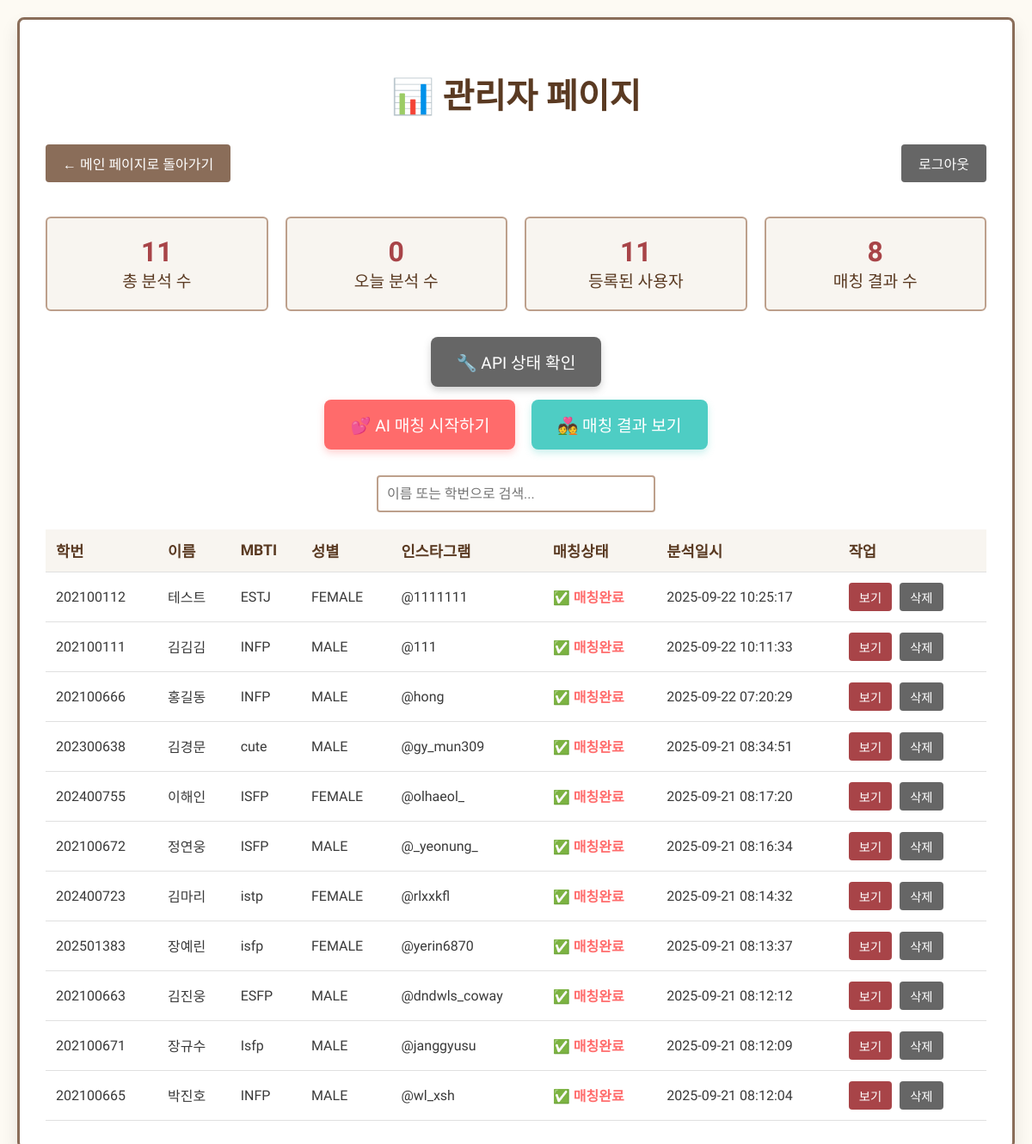
/admin (signed in), run on the app's committed database.
### tables this page shows
CREATE TABLE results (
        id INTEGER PRIMARY KEY AUTOINCREMENT,
        student_id INTEGER NOT NULL,
        name TEXT NOT NULL,
        mbti TEXT NOT NULL,
        instagram_id TEXT NOT NULL,
        saju_result TEXT NOT NULL,
        ai_analysis TEXT NOT NULL,
        created_at TIMESTAMP DEFAULT CURRENT_TIMESTAMP
    , is_matched BOOLEAN DEFAULT FALSE, gender TEXT);

### app.py (the view, shortened to what this page needs)
@app.route('/admin', methods=['GET', 'POST'])
def admin():
    if not session.get('logged_in'):
        return render_template('admin_login.html')
    try:
        conn = sqlite3.connect('saju_results.db')
        cursor = conn.cursor()
        cursor.execute("SELECT id, student_id, name, mbti, instagram_id, gender, saju_result, ai_analysis, is_matched, created_at FROM results ORDER BY created_at DESC")
        results = cursor.fetchall()
        conn.close()
        admin_data = []
        for row in results:
            admin_data.append({
                'id': row[0],
                'student_id': row[1],
                'name': row[2],
                'mbti': row[3],
                'instagram_id': row[4],
                'gender': row[5],
                'saju_result': row[6],
                'ai_analysis': row[7],
                'is_matched': row[8],
                'created_at': row[9]
            })
        return render_template('admin.html', results=admin_data)
    except Exception as e:
        return f"관리자 페이지 로딩 중 오류 발생: {e}"

### templates/admin.html (shortened to what this page needs)
<!DOCTYPE html>
<html lang="ko">
  <head>
  </head>
  <body>
    <div class="admin-container">
      <h1>📊 관리자 페이지</h1>
      <div
        style="
          display: flex;
          justify-content: space-between;
          align-items: center;
          margin-bottom: 20px;
        "
      >
        <a href="/" class="back-btn">← 메인 페이지로 돌아가기</a>
        <a href="/admin/logout" class="back-btn" style="background-color: #666"
          >로그아웃</a
        >
      </div>
      <div class="stats">
        <div class="stat-card">
          <div class="stat-number" id="total-count">{{ results|length }}</div>
          <div class="stat-label">총 분석 수</div>
        </div>
        <div class="stat-card">
          <div class="stat-number" id="today-count">0</div>
          <div class="stat-label">오늘 분석 수</div>
        </div>
        <div class="stat-card">
          <div class="stat-number" id="unique-users">{{ results|length }}</div>
          <div class="stat-label">등록된 사용자</div>
        </div>
        <div class="stat-card">
          <div class="stat-number" id="matches-count">0</div>
          <div class="stat-label">매칭 결과 수</div>
        </div>
      </div>
      <div style="margin: 30px 0; text-align: center">
        <button
          id="api-test-btn"
          style="
            background-color: #666;
            color: white;
            border: none;
            border-radius: 8px;
            padding: 15px 30px;
            font-size: 1.2em;
            font-family: 'Nanum Brush Script', cursive;
            cursor: pointer;
            transition: all 0.3s;
            box-shadow: 0 4px 8px rgba(102, 102, 102, 0.3);
            margin-bottom: 15px;
          "
          onmouseover="this.style.backgroundColor='#555'; this.style.transform='translateY(-2px)'; this.style.boxShadow='0 6px 12px rgba(102, 102, 102, 0.4)';"
          onmouseout="this.style.backgroundColor='#666'; this.style.transform='translateY(0)'; this.style.boxShadow='0 4px 8px rgba(102, 102, 102, 0.3)';"
        >
          🔧 API 상태 확인
        </button>
        <br />
        <button
          id="matching-btn"
          style="
            background-color: #ff6b6b;
            color: white;
            border: none;
            border-radius: 8px;
            padding: 15px 30px;
            font-size: 1.2em;
            font-family: 'Nanum Brush Script', cursive;
            cursor: pointer;
            transition: all 0.3s;
            box-shadow: 0 4px 8px rgba(255, 107, 107, 0.3);
          "
          onmouseover="this.style.backgroundColor='#ff5252'; this.style.transform='translateY(-2px)'; this.style.boxShadow='0 6px 12px rgba(255, 107, 107, 0.4)';"
          onmouseout="this.style.backgroundColor='#ff6b6b'; this.style.transform='translateY(0)'; this.style.boxShadow='0 4px 8px rgba(255, 107, 107, 0.3)';"
        >
          💕 AI 매칭 시작하기
        </button>
        <button
          id="view-matches-btn"
          style="
            background-color: #4ecdc4;
            color: white;
            border: none;
            border-radius: 8px;
            padding: 15px 30px;
            font-size: 1.2em;
            font-family: 'Nanum Brush Script', cursive;
            cursor: pointer;
            transition: all 0.3s;
            margin-left: 15px;
            box-shadow: 0 4px 8px rgba(78, 205, 196, 0.3);
          "
          onmouseover="this.style.backgroundColor='#26d0ce'; this.style.transform='translateY(-2px)'; this.style.boxShadow='0 6px 12px rgba(78, 205, 196, 0.4)';"
          onmouseout="this.style.backgroundColor='#4ecdc4'; this.style.transform='translateY(0)'; this.style.boxShadow='0 4px 8px rgba(78, 205, 196, 0.3)';"
        >
          💑 매칭 결과 보기
        </button>
      </div>
      <div class="search-bar">
        <input
          type="text"
          id="search-input"
          placeholder="이름 또는 학번으로 검색..."
        />
      </div>
      {% if results %}
      <table class="results-table" id="results-table">
        <thead>
          <tr>
            <th>학번</th>
            <th>이름</th>
            <th>MBTI</th>
            <th>성별</th>
            <th>인스타그램</th>
            <th>매칭상태</th>
            <th>분석일시</th>
            <th>작업</th>
          </tr>
        </thead>
        <tbody>
          {% for result in results %}
          <tr>
            <td>{{ result.student_id }}</td>
            <td>{{ result.name }}</td>
            <td>{{ result.mbti }}</td>
            <td>{{ result.gender or '-' }}</td>
            <td>{{ result.instagram_id or '-' }}</td>
            <td>
              {% if result.is_matched %}
              <span style="color: #ff6b6b; font-weight: bold">✅ 매칭완료</span>
              {% else %}
              <span style="color: #4ecdc4; font-weight: bold">⏳ 대기중</span>
              {% endif %}
            </td>
            <td>{{ result.created_at }}</td>
            <td>
              <button
                class="action-btn view-btn"
                onclick="viewResult({{ result.id }})"
              >
                보기
              </button>
              <button
                class="action-btn delete-btn"
                onclick="deleteResult({{ result.id }})"
              >
                삭제
              </button>
            </td>
          </tr>
          {% endfor %}
        </tbody>
      </table>
      {% else %}
      <div class="no-results">📝 아직 분석 결과가 없습니다.</div>
      {% endif %}
    </div>
  </body>
</html>

### templates/admin.html (style rules this page uses)
body { font-family: "Nanum Brush Script", cursive; background-color: #fdfaf3; margin: 0; padding: 20px; color: #3a3a3a; }
.admin-container { max-width: 1200px; margin: 0 auto; background-color: #ffffff; padding: 30px; border: 3px solid #8a6d59; border-radius: 8px; box-shadow: 0 10px 20px rgba(0, 0, 0, 0.1); }
h1 { font-size: 2.5em; color: #5a3a22; text-align: center; margin-bottom: 30px; }
.stats { display: grid; grid-template-columns: repeat(auto-fit, minmax(200px, 1fr)); gap: 20px; margin-bottom: 30px; }
.stat-card { background-color: #f8f5f0; padding: 20px; border-radius: 6px; border: 2px solid #bda08c; text-align: center; }
.stat-number { font-size: 2em; font-weight: bold; color: #a84448; }
.stat-label { font-size: 1.2em; color: #5a3a22; }
.search-bar { margin-bottom: 20px; text-align: center; }
.search-bar input { padding: 10px; border: 2px solid #bda08c; border-radius: 4px; font-size: 1em; width: 300px; font-family: "Nanum Brush Script", cursive; }
.results-table { width: 100%; border-collapse: collapse; margin-top: 20px; }
.results-table th, .results-table td { padding: 12px; text-align: left; border-bottom: 1px solid #e0e0e0; }
.results-table th { background-color: #f8f5f0; color: #5a3a22; font-size: 1.1em; }
.action-btn { padding: 6px 12px; border: none; border-radius: 4px; cursor: pointer; font-size: 0.9em; font-family: "Nanum Brush Script", cursive; margin-right: 5px; }
.view-btn { background-color: #a84448; color: white; }
.delete-btn { background-color: #666; color: white; }
.back-btn { display: inline-block; padding: 10px 20px; background-color: #8a6d59; color: white; text-decoration: none; border-radius: 4px; margin-bottom: 20px; font-family: "Nanum Brush Script", cursive; }

### data on the page
results: student_id "202100112", name "테스트", mbti "ESTJ", gender "FEMALE", instagram "@1111111", is_matched "✅ 매칭완료", created_at "2025-09-22 10:25:17"
results: student_id "202100111", name "김김김", mbti "INFP", gender "MALE", instagram "@111", is_matched "✅ 매칭완료", created_at "2025-09-22 10:11:33"
results: student_id "202100666", name "홍길동", mbti "INFP", gender "MALE", instagram "@hong", is_matched "✅ 매칭완료", created_at "2025-09-22 07:20:29"
results: student_id "202300638", name "김경문", mbti "cute", gender "MALE", instagram "@gy_mun309", is_matched "✅ 매칭완료", created_at "2025-09-21 08:34:51"
results: student_id "202400755", name "이해인", mbti "ISFP", gender "FEMALE", instagram "@olhaeol_", is_matched "✅ 매칭완료", created_at "2025-09-21 08:17:20"
results: student_id "202100672", name "정연웅", mbti "ISFP", gender "MALE", instagram "@_yeonung_", is_matched "✅ 매칭완료", created_at "2025-09-21 08:16:34"
results: student_id "202400723", name "김마리", mbti "istp", gender "FEMALE", instagram "@rlxxkfl", is_matched "✅ 매칭완료", created_at "2025-09-21 08:14:32"
results: student_id "202501383", name "장예린", mbti "isfp", gender "FEMALE", instagram "@yerin6870", is_matched "✅ 매칭완료", created_at "2025-09-21 08:13:37"
results: student_id "202100663", name "김진웅", mbti "ESFP", gender "MALE", instagram "@dndwls_coway", is_matched "✅ 매칭완료", created_at "2025-09-21 08:12:12"
results: student_id "202100671", name "장규수", mbti "Isfp", gender "MALE", instagram "@janggyusu", is_matched "✅ 매칭완료", created_at "2025-09-21 08:12:09"
results: student_id "202100665", name "박진호", mbti "INFP", gender "MALE", instagram "@wl_xsh", is_matched "✅ 매칭완료", created_at "2025-09-21 08:12:04"

### other printed values
{{ results|length }} "11"
